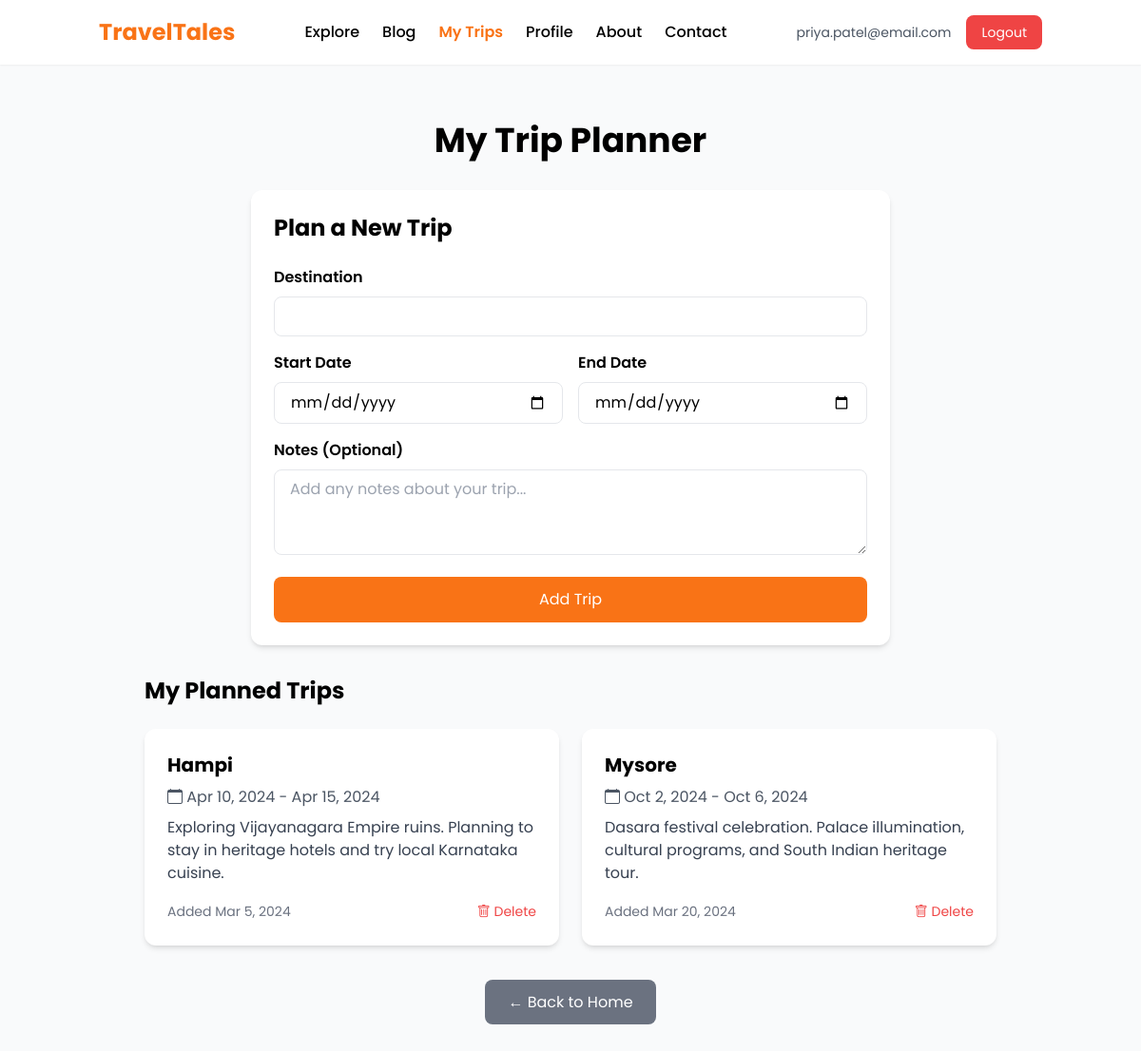
The page /trip-planner.php (signed in) on the database its author committed.
### tables this page shows
CREATE TABLE IF NOT EXISTS trips (
    id INT AUTO_INCREMENT PRIMARY KEY,
    user_email VARCHAR(255) NOT NULL,
    destination VARCHAR(255) NOT NULL,
    start_date DATE NOT NULL,
    end_date DATE NOT NULL,
    notes TEXT,
    created_at TIMESTAMP DEFAULT CURRENT_TIMESTAMP,
    FOREIGN KEY (user_email) REFERENCES users(email) ON DELETE CASCADE
);

### trip-planner.php (the view, shortened to what this page needs)
<?php
require 'config/db.php';
$userEmail = $_SESSION['user'];
$stmt = $pdo->prepare("SELECT * FROM trips WHERE user_email = ? ORDER BY start_date ASC");
$stmt->execute([$userEmail]);
$trips = $stmt->fetchAll(PDO::FETCH_ASSOC);
?>
<!DOCTYPE html>
<html lang="en">
<head>
  <script src="https://cdn.tailwindcss.com"></script>
  <link rel="stylesheet" href="https://cdn.jsdelivr.net/npm/bootstrap-icons@1.11.1/font/bootstrap-icons.css"/>
</head>
<body class="bg-gray-50">
<nav class="fixed w-full bg-white/90 backdrop-blur-md z-50 shadow-sm">
  <div class="container mx-auto px-4 py-4">
    <div class="flex justify-between items-center">
      <a href="index.php" class="text-2xl font-bold text-orange-500 hover:text-orange-600 transition">
        TravelTales
      </a>
      <div class="hidden md:flex space-x-6 font-medium">
        <a href="explore.php" class="nav-link hover:text-orange-500 transition">Explore</a>
        <a href="blogs.php" class="nav-link hover:text-orange-500 transition">Blog</a>
        <a href="trip-planner.php" class="nav-link text-orange-500 font-semibold">My Trips</a>
        <a href="profile.php" class="nav-link hover:text-orange-500 transition">Profile</a>
        <a href="about.php" class="nav-link hover:text-orange-500 transition">About</a>
        <a href="contact.php" class="nav-link hover:text-orange-500 transition">Contact</a>
      </div>
      <div class="hidden md:flex items-center space-x-4">
        <span class="text-sm text-gray-600"><?= htmlspecialchars($userEmail) ?></span>
        <a href="logout.php" class="bg-red-500 hover:bg-red-600 text-white px-4 py-2 rounded-lg text-sm transition">
          Logout
        </a>
      </div>
    </div>
  </div>
</nav>
<section class="container mx-auto px-4 py-32">
  <h1 class="text-4xl font-bold mb-8 text-center">My Trip Planner</h1>
  <div class="bg-white rounded-xl shadow-md p-6 mb-8 max-w-2xl mx-auto">
    <h2 class="text-2xl font-bold mb-6">Plan a New Trip</h2>
    <form method="POST" class="space-y-4">
      <div>
        <label class="block font-semibold mb-2">Destination</label>
        <input type="text" name="destination" required class="w-full px-4 py-2 border rounded-lg focus:ring-2 focus:ring-orange-500">
      </div>
      <div class="grid grid-cols-1 md:grid-cols-2 gap-4">
        <div>
          <label class="block font-semibold mb-2">Start Date</label>
          <input type="date" name="start_date" required class="w-full px-4 py-2 border rounded-lg focus:ring-2 focus:ring-orange-500">
        </div>
        <div>
          <label class="block font-semibold mb-2">End Date</label>
          <input type="date" name="end_date" required class="w-full px-4 py-2 border rounded-lg focus:ring-2 focus:ring-orange-500">
        </div>
      </div>
      <div>
        <label class="block font-semibold mb-2">Notes (Optional)</label>
        <textarea name="notes" rows="3" class="w-full px-4 py-2 border rounded-lg focus:ring-2 focus:ring-orange-500" placeholder="Add any notes about your trip..."></textarea>
      </div>
      <button type="submit" class="w-full bg-orange-500 hover:bg-orange-600 text-white py-3 rounded-lg transition">
        Add Trip
      </button>
    </form>
  </div>
  <div class="max-w-4xl mx-auto">
    <h2 class="text-2xl font-bold mb-6">My Planned Trips</h2>
    <?php if ($trips): ?>
      <div class="grid grid-cols-1 md:grid-cols-2 gap-6">
        <?php foreach ($trips as $trip): ?>
          <div class="bg-white rounded-xl shadow-md p-6">
            <h3 class="text-xl font-bold mb-2"><?= htmlspecialchars($trip['destination']) ?></h3>
            <p class="text-gray-600 mb-2">
              <i class="bi bi-calendar"></i>
              <?= date('M j, Y', strtotime($trip['start_date'])) ?> -
              <?= date('M j, Y', strtotime($trip['end_date'])) ?>
            </p>
            <?php if ($trip['notes']): ?>
              <p class="text-gray-700 mb-4"><?= htmlspecialchars($trip['notes']) ?></p>
            <?php endif; ?>
            <div class="flex justify-between items-center">
              <span class="text-sm text-gray-500">
                Added <?= date('M j, Y', strtotime($trip['created_at'])) ?>
              </span>
              <form method="POST" class="inline" onsubmit="return confirm('Are you sure you want to delete this trip?')">
                <button type="submit" class="text-red-500 hover:text-red-700 text-sm">
                  <i class="bi bi-trash"></i> Delete
                </button>
              </form>
            </div>
          </div>
        <?php endforeach; ?>
      </div>
    <?php endif; ?>
  </div>
  <div class="text-center mt-12">
    <a href="index.php" class="bg-gray-500 hover:bg-gray-600 text-white px-6 py-3 rounded-lg transition">
      ← Back to Home
    </a>
  </div>
</section>
</body>
</html>

### trip-planner.php (style rules this page uses)
body { font-family: "Poppins", sans-serif; }

### rows shown on the page
trips: destination "Hampi", start_date "Apr 10, 2024", end_date "Apr 15, 2024", notes "Exploring Vijayanagara Empire ruins. Planning to stay in heritage hotels and try local Karnataka cuisine.", created_at "Mar 5, 2024"
trips: destination "Mysore", start_date "Oct 2, 2024", end_date "Oct 6, 2024", notes "Dasara festival celebration. Palace illumination, cultural programs, and South Indian heritage tour.", created_at "Mar 20, 2024"

### other values the page prints
$userEmail "priya.patel@email.com"
